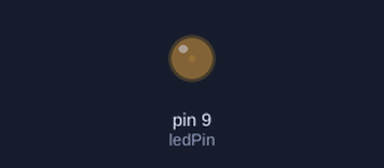
This sketch was run on a simulated Arduino Uno, built with avr-gcc and run on an emulated ATmega328P. Shown: output pins drawn as LEDs (lit = HIGH).

Above: at 0.05 s.
At 1.15 s:
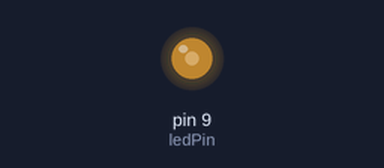
At 2.3 s:
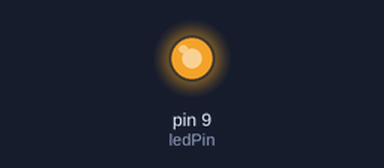
At 4.55 s:
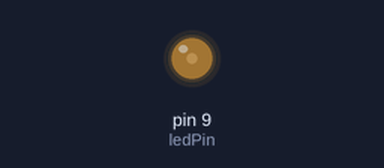
Timing chart, 0 to 6.6 s (numbered marks = the images above):
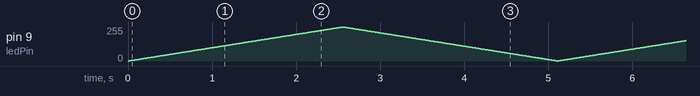

The sketch:

Fading_LED.ino
```cpp
/*
  https://www.cheers2engineering.com/guided-projects/
     Fade LED using PWM

  Make sure to use PWM capable pin.
  PWM pins are marked with the negation "~" sign, These pins can generate a pulse as per the given inputs.
  Arduino Uno R3 has 6 PWM pins that are ~3, ~5, ~6, ~9, ~10 and ~11.. These sign “ ~ “.
*/

int ledPin = 9;         // LED is attached to PWM pin9
int ledBrightness = 0;
int fadeAmount = 1;

// the setup routine runs once when you press reset:
void setup() {
  // declare pin 9 to be an output:
  pinMode(ledPin , OUTPUT);
}

void loop() {
  //analogWrite() function uses PWM
  // set the brightness of pin 9
  analogWrite(ledPin, ledBrightness);

  // change the brightness
  ledBrightness = ledBrightness + fadeAmount;

  // change the fadeAmount at the ends of the fade so it will fade in or fade out
  if (ledBrightness <= 0 || ledBrightness >= 255) {
    fadeAmount = -fadeAmount;
  }

  delay(10);
}
```
